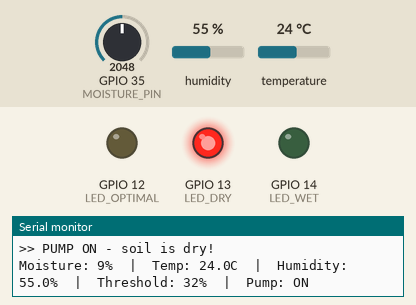
Recording of a sketch running on a simulated ESP32. Shown: output pins drawn as LEDs (lit = HIGH), the last lines printed to the serial monitor. Inputs (shaded band) come from the test bench; at power-on: GPIO 35 (MOISTURE_PIN) = 2048, humidity 55 %, temperature 24 °C.

Above: at 4.2 s.
4.3 s: GPIO 35 (MOISTURE_PIN) set to 2103
At 10.2 s:
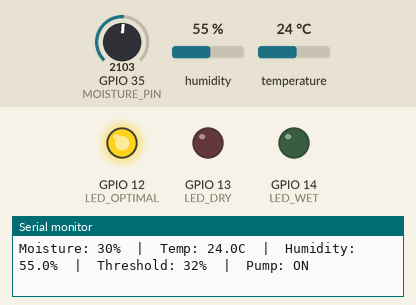
10.5 s: GPIO 35 (MOISTURE_PIN) set to 3391
18.1 s: GPIO 35 (MOISTURE_PIN) set to 3476
22.5 s: GPIO 35 (MOISTURE_PIN) set to 2614
30.1 s: GPIO 35 (MOISTURE_PIN) set to 2532
34.5 s: GPIO 35 (MOISTURE_PIN) set to 3603
At 39.4 s:
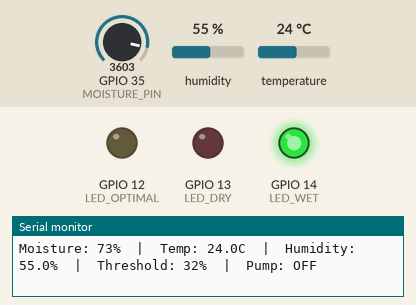
Timing chart, 0 to 40.9 s (numbered marks = the images above; inputs shaded):
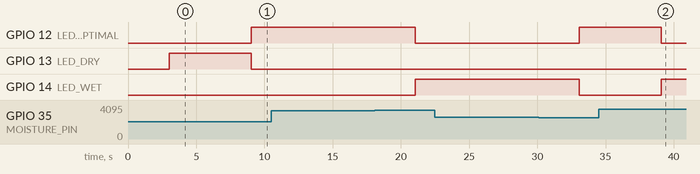

Measured:
- the behaviour switches between 2048 and 2049 on GPIO 35 (MOISTURE_PIN) (found by bisection; images 0 and 1)
- after the input at 4.3 s, GPIO 12 (LED_OPTIMAL): LOW → HIGH after 4.7 s; GPIO 13 (LED_DRY): HIGH → LOW after 4.7 s
- after the input at 34.5 s, GPIO 12 (LED_OPTIMAL): HIGH → LOW after 4.6 s; GPIO 14 (LED_WET): LOW → HIGH after 4.6 s

The sketch:

day10_11_multi_sensor.ino
```cpp
/*
 * TAZROUT IoT Irrigation System
 * Days 10-11: Multi-Sensor Integration
 * Developer: KHENFRI Moussa
 *
 * Sensors:
 *  - Moisture (potentiometer on GPIO 35)
 *  - Temperature & Humidity (DHT22 on GPIO 16)
 *
 * LEDs:
 *  - Red (GPIO 13)    - Dry soil
 *  - Yellow (GPIO 12) - Optimal
 *  - Green (GPIO 14)  - Wet soil
 */

#include <DHT.h>

// ── Pins ──────────────────────────────────────
const int MOISTURE_PIN = 35;
const int DHT_PIN = 4;
#define DHT_TYPE DHT22

const int LED_DRY     = 13;
const int LED_OPTIMAL = 12;
const int LED_WET     = 14;

DHT dht(DHT_PIN, DHT_TYPE);

// ── Moisture calibration (fixed for Wokwi) ────
const int ADC_DRY = 0;
const int ADC_WET = 4095;

// ── Thresholds ────────────────────────────────
const int BASE_THRESHOLD = 30;
int activeThreshold = 30;

// ── Filter ────────────────────────────────────
const int FILTER_SIZE = 5;
int filterBuf[FILTER_SIZE];
int filterIndex = 0;
int filterTotal = 0;

// ── State ─────────────────────────────────────
bool pumpActive = false;

// ──────────────────────────────────────────────
void setup() {
  Serial.begin(115200);
  delay(1000);

  pinMode(LED_DRY,     OUTPUT);
  pinMode(LED_OPTIMAL, OUTPUT);
  pinMode(LED_WET,     OUTPUT);

  digitalWrite(LED_DRY,     LOW);
  digitalWrite(LED_OPTIMAL, LOW);
  digitalWrite(LED_WET,     LOW);

  dht.begin();

  for (int i = 0; i < FILTER_SIZE; i++) filterBuf[i] = 0;

  Serial.println("TAZROUT Multi-Sensor Node Ready");
  Serial.println("Sensors: Moisture + Temperature + Humidity");
  Serial.println("-----------------------------------------------");

  delay(2000);  // DHT22 stabilization
}

// ──────────────────────────────────────────────
void loop() {

  int rawMoisture = analogRead(MOISTURE_PIN);
  int filteredMoisture = applyFilter(rawMoisture);
  int moisture = map(filteredMoisture, ADC_DRY, ADC_WET, 0, 100);
  moisture = constrain(moisture, 0, 100);

  float temp = dht.readTemperature();
  float humidity = dht.readHumidity();

  bool dhtOK = !isnan(temp) && !isnan(humidity);

  adjustThreshold(temp, humidity, dhtOK);

  if (moisture < activeThreshold && !pumpActive) {
    pumpActive = true;
    Serial.println(">> PUMP ON - soil is dry!");
  }
  else if (moisture > 60 && pumpActive) {
    pumpActive = false;
    Serial.println(">> PUMP OFF - soil is wet.");
  }

  updateLEDs(moisture);
  printStatus(moisture, temp, humidity, dhtOK);

  delay(3000);  // DHT22 requires 2+ seconds between reads
}

// ──────────────────────────────────────────────
int applyFilter(int newVal) {
  filterTotal -= filterBuf[filterIndex];
  filterBuf[filterIndex] = newVal;
  filterTotal += newVal;
  filterIndex = (filterIndex + 1) % FILTER_SIZE;
  return filterTotal / FILTER_SIZE;
}

// ──────────────────────────────────────────────
void adjustThreshold(float temp, float hum, bool valid) {
  if (!valid) {
    activeThreshold = BASE_THRESHOLD;
    return;
  }

  int adjustment = 0;

  if (temp > 30) adjustment += 5;
  else if (temp > 25) adjustment += 3;

  if (hum < 40) adjustment += 5;
  else if (hum < 60) adjustment += 2;

  activeThreshold = BASE_THRESHOLD + adjustment;
  activeThreshold = constrain(activeThreshold, 25, 50);
}

// ──────────────────────────────────────────────
void updateLEDs(int moisture) {
  digitalWrite(LED_DRY,     LOW);
  digitalWrite(LED_OPTIMAL, LOW);
  digitalWrite(LED_WET,     LOW);

  if (moisture < 30) {
    digitalWrite(LED_DRY, HIGH);
  }
  else if (moisture <= 70) {
    digitalWrite(LED_OPTIMAL, HIGH);
  }
  else {
    digitalWrite(LED_WET, HIGH);
  }
}

// ──────────────────────────────────────────────
void printStatus(int moisture, float temp, float hum, bool dhtOK) {
  Serial.print("Moisture: ");
  Serial.print(moisture);
  Serial.print("%  |  ");

  if (dhtOK) {
    Serial.print("Temp: ");
    Serial.print(temp, 1);
    Serial.print("C  |  Humidity: ");
    Serial.print(hum, 1);
    Serial.print("%  |  ");
  } else {
    Serial.print("Temp: ERROR  |  Humidity: ERROR  |  ");
  }

  Serial.print("Threshold: ");
  Serial.print(activeThreshold);
  Serial.print("%  |  Pump: ");
  Serial.println(pumpActive ? "ON" : "OFF");
}
```
